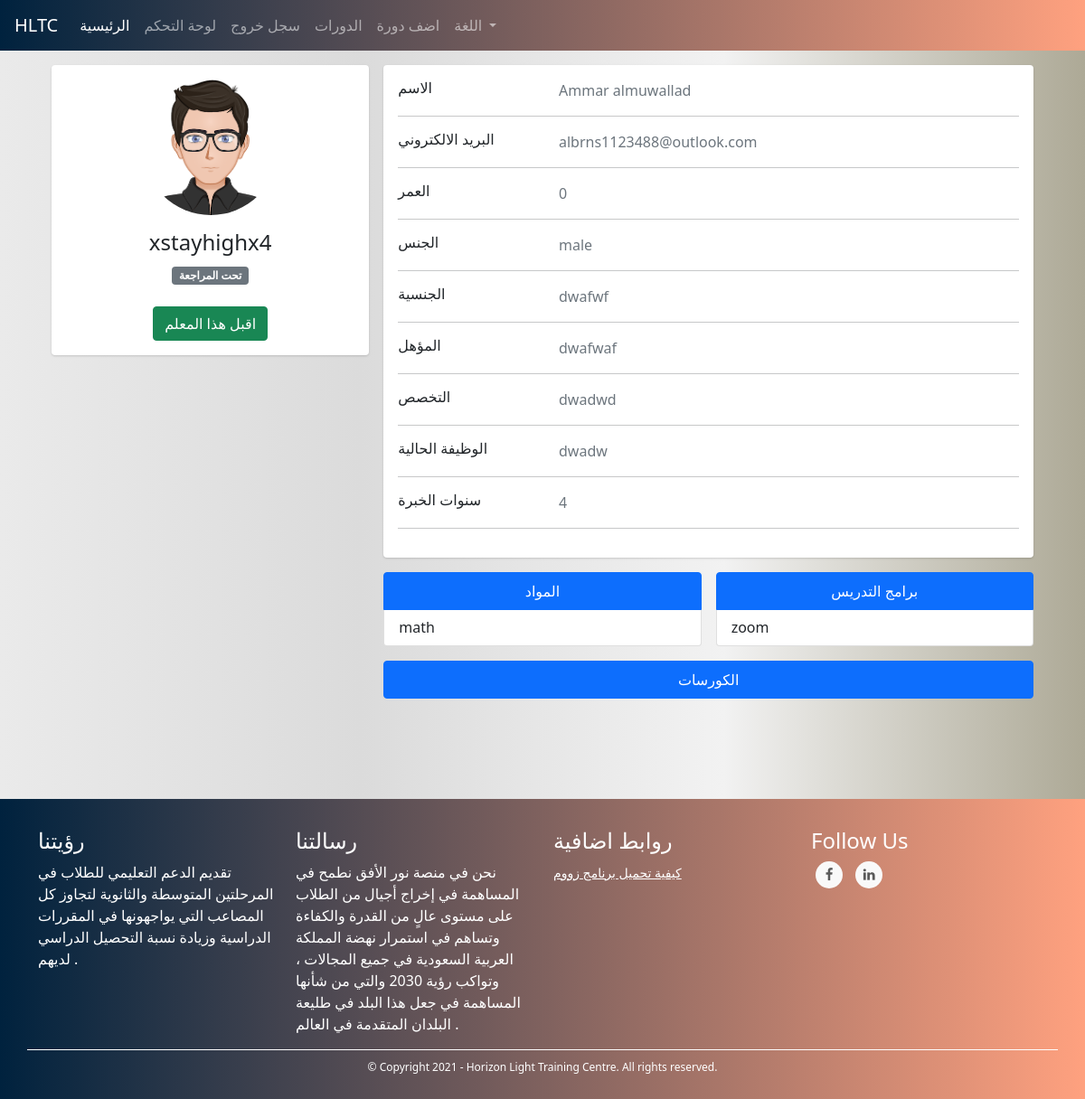
/admins/user/3 (signed in), run on the app's committed database.
### TUTOR/models.py (models this page shows, shortened)
class UserModel(db.Model, UserMixin):
    id = db.Column(db.Integer, primary_key=True)
    first_name = db.Column(db.String(128), nullable=False)
    last_name = db.Column(db.String(128), nullable=False)
    username = db.Column(db.String(20), unique=True, nullable=False)
    email = db.Column(db.String(256), unique=True, nullable=False)
    password = db.Column(db.String(255), nullable=False)
    user_type = db.Column(db.String(30), nullable=False)
    _gender = db.Column(db.Boolean, nullable=False, default=True)
    email_confirmation_code = db.Column(db.String(5), nullable=True)
    is_confirmed = db.Column(db.Boolean, nullable=False, default=False)
    creation_date = db.Column(db.DateTime, nullable=False, default=datetime.utcnow)
    admin_data_model = db.relationship('AdminDataModel', backref='user', uselist=False)
    tutor_data_model = db.relationship('TutorDataModel', backref='user', uselist=False)
    student_data_model = db.relationship('StudentDataModel', backref='user', uselist=False)
    @property
    def full_name(self):
        return self.first_name + " " + self.last_name
    @property
    def gender(self):
        return "male" if self._gender else "female"

class TutorDataModel(db.Model):
    id = db.Column(db.Integer, primary_key=True)
    date_of_birth = db.Column(db.DateTime, nullable=False)
    nationality = db.Column(db.String(30), nullable=False)
    qualification = db.Column(db.String(35), nullable=False)
    major = db.Column(db.String(35), nullable=False)
    current_job = db.Column(db.String(50), nullable=False)
    _subjects = db.Column(db.String(), nullable=False) # [subject1, subject2, ...]
    years_of_experience = db.Column(db.Integer, nullable=False)
    _tools_used_for_online_tutoring = db.Column(db.String(), nullable=False) # [tool1, tool2, ...]
    is_accepted = db.Column(db.Boolean, nullable=False, default=False)
    courses = db.relationship('CourseModel', backref='tutor')
    user_id = db.Column(db.Integer, db.ForeignKey('user_model.id'))
    @property
    def age(self):
        return int((datetime.date(datetime.utcnow()) - datetime.date(self.date_of_birth)).days / 365)
    @property
    def subjects(self):
        return json.loads(self._subjects)
    @property
    def tools_used_for_online_tutoring(self):
        return json.loads(self._tools_used_for_online_tutoring)

### TUTOR/ADMINISTRATION/routes.py (the view)
@admins_blueprint.route("/admins/user/<user_id>", methods=["GET"])
@login_required(ADMIN_TYPES)
def user_detailed_view(user_id): # admin only
    user = UserModel.query.get(user_id)
    user_type = user.user_type
    if user_type == "tutor":
        return render_template("admins/users/new_tutor.html", user=user)
    elif user_type == "student":
        return render_template("admins/users/new_student.html", user=user)
    elif user_type in ADMIN_TYPES:
        return render_template("admins/users/new_admin.html", user=user)

### TUTOR/templates/admins/users/new_tutor.html (shortened to what this page needs)
{% extends "template.html" %}
{% block content %}
<link rel="stylesheet" href="{{ url_for('static', filename='css/students/profile.css') }}">
<div class="container">
    <div class="main-body">
      <div class="row justify-content-center">
        <div class="col-sm-7 my-col">
        </div>
    </div>
          <div class="row gutters-sm">
            <div class="col-md-4 mb-3">
              <div class="card">
                <div class="card-body">
                  <div class="d-flex flex-column align-items-center text-center">
                    {% if user._gender  %}
                    <img src="{{ url_for('static', filename='images/male_student.png') }}" alt="Admin" class="rounded-circle" width="150">
                    {% else %}
                    <img src="{{ url_for('static', filename='images/female_tutor.jpg') }}" alt="Admin" class="rounded-circle" width="150">
                    {% endif %}
                    <div class="mt-3">
                      <h4>{{ user.username }}</h4>
                      {% if user.tutor_data_model.is_accepted %}
                      <span class="badge bg-success">مقبول</span>
                      {% else %}
                      <span class="badge bg-secondary">تحت المراجعة</span>
                      <br><br>
                      <a href="{{ url_for('admins_blueprint.accept_tutor', tutor_id=user.tutor_data_model.id) }}"><button type="button" class="btn btn-success">اقبل هذا المعلم</button></a>
                      {% endif %}
                    </div>
                  </div>
                </div>
              </div>
            </div>
            <div class="col-md-8">
              <div class="card mb-3">
                <div class="card-body">
                  <div class="row">
                    <div class="col-sm-3">
                      <h6 class="mb-0">الاسم</h6>
                    </div>
                    <div class="col-sm-9 text-secondary">
                      {{ user.full_name }}
                    </div>
                  </div>
                  <hr>
                  <div class="row">
                    <div class="col-sm-3">
                      <h6 class="mb-0">البريد الالكتروني</h6>
                    </div>
                    <div class="col-sm-9 text-secondary">
                      {{ user.email }}
                    </div>
                  </div>
                  <hr>
                  <div class="row">
                    <div class="col-sm-3">
                      <h6 class="mb-0">العمر</h6>
                    </div>
                    <div class="col-sm-9 text-secondary">
                      {{ user.tutor_data_model.age }}
                    </div>
                  </div>
                  <hr>
                  <div class="row">
                    <div class="col-sm-3">
                      <h6 class="mb-0">الجنس</h6>
                    </div>
                    <div class="col-sm-9 text-secondary">
                      {{ user.gender }}
                    </div>
                  </div>
                  <hr>
                  <div class="row">
                    <div class="col-sm-3">
                      <h6 class="mb-0">الجنسية</h6>
                    </div>
                    <div class="col-sm-9 text-secondary">
                      {{ user.tutor_data_model.nationality }}
                    </div>
                  </div>
                  <hr>
                  <div class="row">
                    <div class="col-sm-3">
                      <h6 class="mb-0">المؤهل</h6>
                    </div>
                    <div class="col-sm-9 text-secondary">
                      {{ user.tutor_data_model.qualification }}
                    </div>
                  </div>
                  <hr>
                  <div class="row">
                    <div class="col-sm-3">
                      <h6 class="mb-0">التخصص</h6>
                    </div>
                    <div class="col-sm-9 text-secondary">
                      {{ user.tutor_data_model.major }}
                    </div>
                  </div>
                  <hr>
                  <div class="row">
                    <div class="col-sm-3">
                      <h6 class="mb-0">الوظيفة الحالية</h6>
                    </div>
                    <div class="col-sm-9 text-secondary">
                      {{ user.tutor_data_model.current_job }}
                    </div>
                  </div>
                  <hr>
                  <div class="row">
                    <div class="col-sm-3">
                      <h6 class="mb-0">سنوات الخبرة</h6>
                    </div>
                    <div class="col-sm-9 text-secondary">
                      {{ user.tutor_data_model.years_of_experience }}
                    </div>
                  </div>
                  <hr>
                </div>
              </div>
              <div class="row gutters-sm">
                <div class="col-sm-6 mb-3">
                    <ul class="list-group">
                        <li class="list-group-item active" aria-current="true"><center>المواد</center></li>
                        {% for subject in user.tutor_data_model.subjects %}
                        <li class="list-group-item">{{ subject }}</li>
                        {% endfor %}
                      </ul>
                </div>
                <div class="col-sm-6 mb-3">
                    <ul class="list-group">
                        <li class="list-group-item active" aria-current="true"><center>برامج التدريس</center></li>
                        {% for tool in user.tutor_data_model.tools_used_for_online_tutoring %}
                        <li class="list-group-item">{{ tool }}</li>
                        {% endfor %}
                      </ul>
                </div>
              <div class="col-sm-12 mb-6">
                <ul class="list-group">
                    <li class="list-group-item active" aria-current="true"><center>الكورسات</center></li>
                  </ul>
            </div>
        </div>
            </div>
          </div>
        </div>
    </div>
    <br><br><br><br>
{% endblock %}

### TUTOR/templates/template.html (shortened to what this page needs)
<!DOCTYPE html>
<html lang="en">
<head>
    <link rel="stylesheet" href="https://maxcdn.bootstrapcdn.com/bootstrap/4.0.0/css/bootstrap.min.css">
    <link href="https://cdn.jsdelivr.net/npm/bootstrap@5.0.0-beta1/dist/css/bootstrap.min.css" rel="stylesheet">
    <link href="https://maxcdn.bootstrapcdn.com/font-awesome/4.7.0/css/font-awesome.min.css" rel="stylesheet" >
    <link rel="stylesheet" href="{{ url_for('static', filename='css/footer.css') }}">
    <link rel="stylesheet" href="{{ url_for('static', filename='css/snippets/navbar.css') }}">
    <link rel="stylesheet" href="{{ url_for('static', filename='css/global.css') }}">
    <link rel="stylesheet" href="https://cdn.jsdelivr.net/npm/bootstrap-icons@1.3.0/font/bootstrap-icons.css">
</head>
<body>
    {% if current_user.is_authenticated %}
        {% if current_user.user_type == "tutor" %}
            {% include "snippets/tutors/header.html" %}
        {% elif current_user.user_type == "student" %}
            {% include "snippets/students/header.html" %}
        {% elif current_user.user_type in admin_types %}
            {% include "snippets/admins/header.html" %}
        {% endif %}
    {% else %}
        {% include "snippets/header.html" %}
    {% endif %}
    {% block content %}
    {% endblock %}
  {% include "snippets/footer.html" %}
</body>
</html>

### TUTOR/templates/snippets/admins/header.html (shortened to what this page needs)
<nav class="navbar navbar-expand-lg navbar-dark my-navbar">
    <a class="navbar-brand" href="#">HLTC</a>
    <div class="collapse navbar-collapse" id="navbarNav">
      <ul class="navbar-nav">
        <li class="nav-item active">
            <a class="nav-link" href="{{ url_for('main_blueprint.home') }}">الرئيسية</a>
          </li>
          <li class="nav-item">
            <a class="nav-link" href="{{ url_for('admins_blueprint.control_panel') }}">لوحة التحكم</a>
          </li>
        <li class="nav-item">
            <a class="nav-link" href="{{ url_for('users_blueprint.logout') }}">سجل خروج</a>
          </li>
        <li class="nav-item">
            <a class="nav-link" href="{{ url_for('courses_blueprint.courses') }}">الدورات</a>
        </li>
        <li class="nav-item">
            <a class="nav-link" href="{{ url_for('admins_blueprint.add_course') }}">اضف دورة</a>
        </li>
        {% include "snippets/language_select_bootstrap.html" %}
      </ul>
    </div>
  </nav>

### TUTOR/templates/snippets/language_select_bootstrap.html (shortened to what this page needs)
<li class="nav-item dropdown">
    <a class="nav-link dropdown-toggle" href="#" id="navbarDropdown" role="button" data-toggle="dropdown" aria-haspopup="true" aria-expanded="false">
      اللغة
    </a>
  </li>

### TUTOR/templates/snippets/footer.html (shortened to what this page needs)
<link rel="stylesheet" href="{{ url_for('static', filename='css/footer.css') }}">
<footer class="mainfooter" role="contentinfo">
    <div class="footer-middle">
    <div class="container">
      <div class="row">
        <div class="col-md-3 col-sm-6">
          <div class="footer-pad">
            <h4>رؤيتنا</h4>
            <ul class="list-unstyled">
              <li>تقديم الدعم التعليمي للطلاب في المرحلتين المتوسطة والثانوية لتجاوز كل المصاعب التي يواجهونها في المقررات الدراسية وزيادة نسبة التحصيل الدراسي لديهم .</li>
            </ul>
          </div>
        </div>
        <div class="col-md-3 col-sm-6">
          <div class="footer-pad">
            <h4>رسالتنا</h4>
            <ul class="list-unstyled">
              <li>نحن في منصة نور الأفق نطمح في المساهمة في إخراج أجيال من الطلاب على مستوى عالٍ من القدرة والكفاءة وتساهم في استمرار نهضة المملكة العربية السعودية في جميع المجالات ، وتواكب رؤية 2030 والتي من شأنها المساهمة في جعل هذا البلد في طليعة البلدان المتقدمة في العالم .</li>
            </ul>
          </div>
        </div>
        <div class="col-md-3 col-sm-6">
          <div class="footer-pad">
            <h4>روابط اضافية</h4>
            <ul class="list-unstyled">
              <li><a href="{{ url_for('main_blueprint.how_to_download_zoom') }}">كيفية تحميل برنامج زووم</a></li>
            </ul>
          </div>
        </div>
          <div class="col-md-3">
              <h4>Follow Us</h4>
              <ul class="social-network social-circle">
               <li><a href="#" class="icoFacebook" title="Facebook"><i class="fa fa-facebook"></i></a></li>
               <li><a href="#" class="icoLinkedin" title="Linkedin"><i class="fa fa-linkedin"></i></a></li>
              </ul>
          </div>
      </div>
      <div class="row">
          <div class="col-md-12 copy">
              <p class="text-center">&copy; Copyright 2021 - Horizon Light Training Centre.  All rights reserved.</p>
          </div>
      </div>
    </div>
    </div>
  </footer>

### data on the page
UserModel: username "xstayhighx4", full_name "Ammar almuwallad", email "albrns1123488@outlook.com", gender "male"
TutorDataModel: tutor_data_model.age "0", tutor_data_model.nationality "dwafwf", tutor_data_model.qualification "dwafwaf", tutor_data_model.major "dwadwd", tutor_data_model.current_job "dwadw", tutor_data_model.years_of_experience "4"

### other printed values
{{ subject }} "math"
{{ tool }} "zoom"
